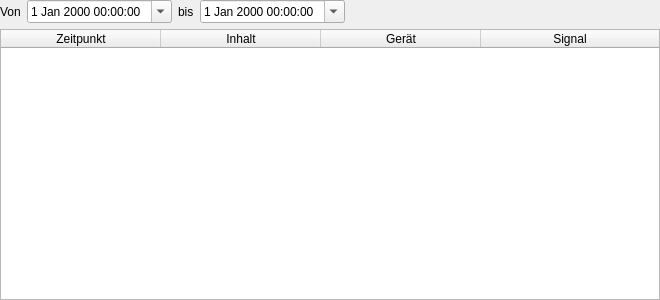
<?xml version="1.0" encoding="UTF-8"?>
<ui version="4.0">
 <class>Form</class>
 <widget class="QWidget" name="Form">
  <property name="geometry">
   <rect>
    <x>0</x>
    <y>0</y>
    <width>660</width>
    <height>300</height>
   </rect>
  </property>
  <property name="windowTitle">
   <string>Form</string>
  </property>
  <layout class="QVBoxLayout" name="verticalLayout">
   <property name="leftMargin">
    <number>0</number>
   </property>
   <property name="topMargin">
    <number>0</number>
   </property>
   <property name="rightMargin">
    <number>0</number>
   </property>
   <property name="bottomMargin">
    <number>0</number>
   </property>
   <item>
    <layout class="QHBoxLayout" name="horizontalLayout_2">
     <item>
      <widget class="QLabel" name="label">
       <property name="text">
        <string>Von</string>
       </property>
      </widget>
     </item>
     <item>
      <widget class="QDateTimeEdit" name="eventStartTimeEdit">
       <property name="calendarPopup">
        <bool>true</bool>
       </property>
      </widget>
     </item>
     <item>
      <widget class="QLabel" name="label_3">
       <property name="text">
        <string>bis</string>
       </property>
      </widget>
     </item>
     <item>
      <widget class="QDateTimeEdit" name="eventEndTimeEdit">
       <property name="calendarPopup">
        <bool>true</bool>
       </property>
      </widget>
     </item>
     <item>
      <spacer name="horizontalSpacer_3">
       <property name="orientation">
        <enum>Qt::Horizontal</enum>
       </property>
       <property name="sizeHint" stdset="0">
        <size>
         <width>40</width>
         <height>0</height>
        </size>
       </property>
      </spacer>
     </item>
    </layout>
   </item>
   <item>
    <widget class="QTableWidget" name="tableWidget">
     <property name="verticalScrollBarPolicy">
      <enum>Qt::ScrollBarAsNeeded</enum>
     </property>
     <property name="horizontalScrollBarPolicy">
      <enum>Qt::ScrollBarAsNeeded</enum>
     </property>
     <property name="sizeAdjustPolicy">
      <enum>QAbstractScrollArea::AdjustToContents</enum>
     </property>
     <property name="editTriggers">
      <set>QAbstractItemView::NoEditTriggers</set>
     </property>
     <property name="alternatingRowColors">
      <bool>true</bool>
     </property>
     <property name="textElideMode">
      <enum>Qt::ElideMiddle</enum>
     </property>
     <property name="sortingEnabled">
      <bool>false</bool>
     </property>
     <attribute name="horizontalHeaderCascadingSectionResizes">
      <bool>true</bool>
     </attribute>
     <attribute name="horizontalHeaderDefaultSectionSize">
      <number>160</number>
     </attribute>
     <attribute name="horizontalHeaderStretchLastSection">
      <bool>true</bool>
     </attribute>
     <column>
      <property name="text">
       <string>Zeitpunkt</string>
      </property>
     </column>
     <column>
      <property name="text">
       <string>Inhalt</string>
      </property>
     </column>
     <column>
      <property name="text">
       <string>Gerät</string>
      </property>
     </column>
     <column>
      <property name="text">
       <string>Signal</string>
      </property>
     </column>
    </widget>
   </item>
  </layout>
 </widget>
 <resources/>
 <connections/>
</ui>
